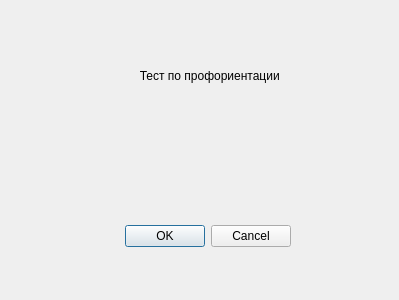
<?xml version="1.0" encoding="UTF-8"?>
<ui version="4.0">
 <class>Dialog</class>
 <widget class="QDialog" name="Dialog">
  <property name="geometry">
   <rect>
    <x>0</x>
    <y>0</y>
    <width>399</width>
    <height>300</height>
   </rect>
  </property>
  <property name="windowTitle">
   <string>Dialog</string>
  </property>
  <widget class="QDialogButtonBox" name="buttonBox">
   <property name="geometry">
    <rect>
     <x>-50</x>
     <y>220</y>
     <width>341</width>
     <height>32</height>
    </rect>
   </property>
   <property name="orientation">
    <enum>Qt::Horizontal</enum>
   </property>
   <property name="standardButtons">
    <set>QDialogButtonBox::Cancel|QDialogButtonBox::Ok</set>
   </property>
  </widget>
  <widget class="QLabel" name="label">
   <property name="geometry">
    <rect>
     <x>10</x>
     <y>40</y>
     <width>391</width>
     <height>71</height>
    </rect>
   </property>
   <property name="text">
    <string>                                       Тест по профориентации</string>
   </property>
  </widget>
 </widget>
 <resources/>
 <connections>
  <connection>
   <sender>buttonBox</sender>
   <signal>accepted()</signal>
   <receiver>Dialog</receiver>
   <slot>accept()</slot>
   <hints>
    <hint type="sourcelabel">
     <x>248</x>
     <y>254</y>
    </hint>
    <hint type="destinationlabel">
     <x>157</x>
     <y>274</y>
    </hint>
   </hints>
  </connection>
  <connection>
   <sender>buttonBox</sender>
   <signal>rejected()</signal>
   <receiver>Dialog</receiver>
   <slot>reject()</slot>
   <hints>
    <hint type="sourcelabel">
     <x>316</x>
     <y>260</y>
    </hint>
    <hint type="destinationlabel">
     <x>286</x>
     <y>274</y>
    </hint>
   </hints>
  </connection>
 </connections>
</ui>
